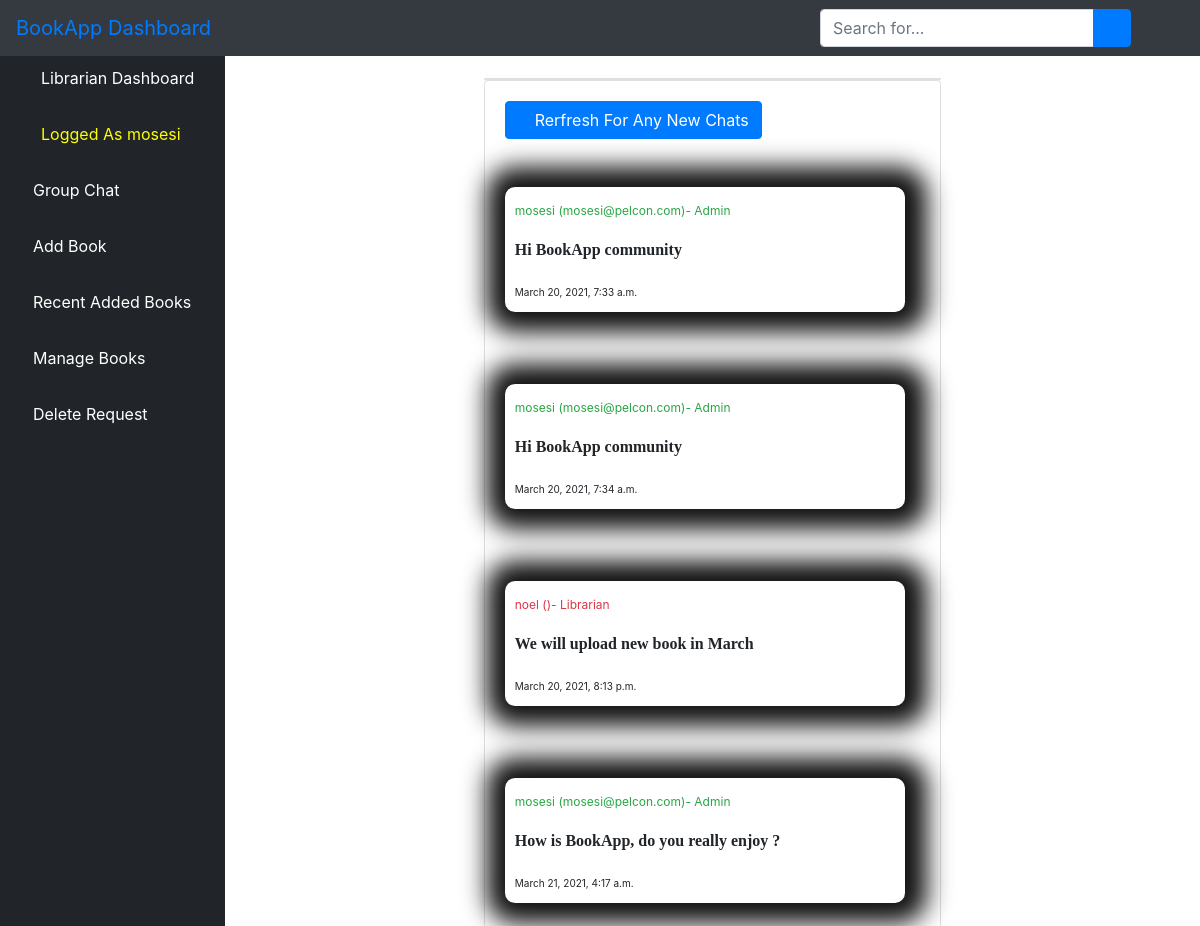
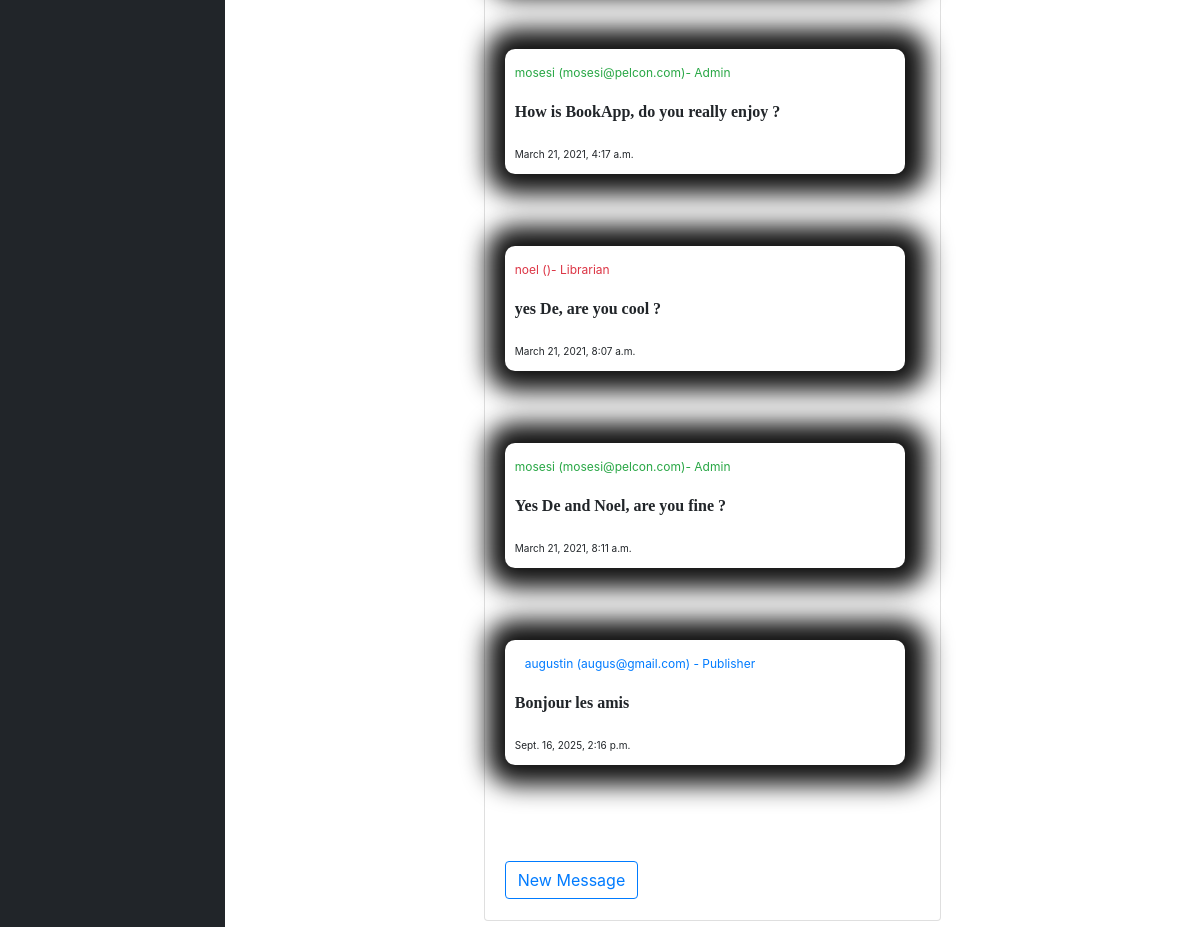
The app's page /llchat/ (signed in) with its own data (2 pictures, top to bottom).
### bookstore/models.py (models this page shows)
class User(AbstractUser):
    is_admin = models.BooleanField(default=False)
    is_publisher = models.BooleanField(default=False)
    is_librarian = models.BooleanField(default=False)
    class Meta:
        swappable = 'AUTH_USER_MODEL'
    def __str__(self):
            return self.username+" ("+self.email+")"

class Chat(models.Model):
    user = models.ForeignKey(User, on_delete=models.CASCADE)
    message = models.TextField()
    posted_at = models.DateTimeField(auto_now_add=True, null=True)
    def __str__(self):
        return str(self.message)

### bookstore/views.py (the view)
# urls.py: path('llchat/', views.LListChat.as_view(), name='llchat'),
class LListChat(LoginRequiredMixin, ListView):
	model = Chat
	template_name = 'librarian/chat_list.html'
	def get_queryset(self):
		return Chat.objects.filter(posted_at__lt=timezone.now()).order_by('posted_at')

### bookstore/templates/librarian/chat_list.html (shortened to what this page needs)
{% extends 'librarian/base.html' %}
{% block content %}
<div class="container-fluid">
<div class="row">
<div class="col-sm-3" style="color: red">
</div>
<div class="col-sm-6" style="padding-top: 28px">
    <div class="card">
</div>
<div class="card mb-2">
<div class="card-body">
<div class="row">
    <div class="col-sm-8">
    <a href="/llchat"><button class="btn btn btn-primary"><i class="fa fa-refresh" aria-hidden="true"></i>
    Rerfresh For Any New Chats</button></a><br><br><br>
    {% for chat in object_list %}
        <div class="chat" style="width: 150%; background: white; box-shadow: 2px 0px 25px 20px #111;">
            {% if chat.user.is_superuser or chat.user.is_admin %}
                <small class="chat-user-special text-success"> {{ chat.user }}- Admin </small>
            {% elif chat.user.is_librarian %}
                <small class="chat-user-special text-danger"> {{ chat.user }}- Librarian </small>
            {% else %}
                        <small class="chat-user text-primary"> {{ chat.user }} - Publisher </small>
            {% endif %}
            <p><b class="chat-content">{{ chat|linebreaks }}</b></p>
            <small class="chat-date">{{ chat.posted_at }}</small>
        </div><br><br><br>
    {% empty %}
    <h1 class="heading">No Chats Yet Be The First To Message!</h1><br>
    {% endfor %}
    <br><a href="{% url 'lcchat' %}"><button class="btn btn-outline-primary">New Message</button></a>
    <div class="col-sm-4"></div>
    </div>
                      </div>
                    </div>
                  </div>
</div>
<div class="col-sm-2" style="color: red">
</div>
</div>
</div>
{% endblock content %}

### bookstore/templates/librarian/base.html (shortened to what this page needs)
{% load static %}
<!DOCTYPE html>
<html lang="en">
<head>
    {% load static %}
    <link href="{% static 'vendor/fontawesome-free/css/all.min.css' %}" rel="stylesheet" type="text/css">
       <link rel="stylesheet" href="{% static 'assets/css/bootstrap.min.css' %}">
      <link rel="stylesheet" href="{% static 'assets/fonts/font-awesome-4.7.0/css/font-awesome.min.css' %}">
    <link href="{% static 'vendor/datatables/dataTables.bootstrap4.css' %}" rel="stylesheet">
    <link rel="stylesheet" type="text/css" href="{% static 'css/master.css' %}">
    <link href="{% static 'css/sb-admin.css' %}" rel="stylesheet">
</head>
<body id="page-top">
<nav class="navbar navbar-expand navbar-dark bg-dark fixed-top">
    <a class="navbar-brand mr-1 text-primary" href="">BookApp Dashboard</a>
    <button class="btn btn-link btn-sm text-white order-1 order-sm-0" id="sidebarToggle" href="#">
        <i class="fas fa-bars"></i>
    </button>
      <form class="d-none d-md-inline-block form-inline ml-auto mr-0 mr-md-3 my-2 my-md-0" action="{% url 'lsearch' %}">
        <div class="input-group">
            <input type="text" class="form-control" name="query" placeholder="Search for..." aria-label="Search" aria-describedby="basic-addon2">
            <div class="input-group-append">
                <button class="btn btn-primary" type="submit">
                    <i class="fas fa-search"></i>
                </button>
            </div>
        </div>
    </form>
    <ul class="navbar-nav ml-auto ml-md-0">
        <li class="nav-item dropdown no-arrow">
            <a class="nav-link dropdown-toggle" href="#" id="userDropdown" role="button" data-toggle="dropdown" aria-haspopup="true" aria-expanded="false">
                <i class="fas fa-user-circle fa-fw text-primary"></i>
            </a>
        </li>
    </ul>
</nav>
<div id="wrapper" style="padding-top: 50px">
<ul class="sidebar navbar-nav">
    <li class="nav-item active">
        <a class="nav-link" href="{% url 'librarian' %}">
            <i class="fas fa-fw fa-tachometer-alt"></i>
            <span>Librarian Dashboard</span>
        </a>
    </li>
    <li class="nav-item active">
        <a class="nav-link" href="">
            <i class="fas fa-user-circle fa-fw text-warning"></i>
            <span style="color: yellow">Logged As {{ user.username }}</span>
        </a>
    </li>
      <li class="nav-item">
        <a class="nav-link" href="{% url 'llchat' %}">
            <i class="fas fa-book text-primary"></i>
            <span style="color: white">Group Chat</span>
        </a>
    </li>
        <li class="nav-item">
        <a class="nav-link" href="{% url 'labook_form' %}">
            <i class="fas fa-book text-primary"></i>
            <span style="color: white">Add Book</span>
        </a>
    </li>
    <li class="nav-item">
        <a class="nav-link" href="{% url 'llbook' %}">
            <i class="fas fa-book text-primary"></i>
            <span style="color: white">Recent Added Books</span>
        </a>
    </li>
      <li class="nav-item">
        <a class="nav-link" href="{% url 'lmbook' %}">
            <i class="fas fa-book text-primary"></i>
            <span style="color: white">Manage Books</span>
        </a>
    </li>
     <li class="nav-item">
        <a class="nav-link" href="{% url 'ldrequest' %}">
            <i class="fas fa-book text-primary"></i>
            <span style="color: white">Delete Request</span>
        </a>
    </li>
</ul>
    {% block content %}{% endblock content %}
</div>

### static/css/master.css (style rules this page uses)
html { scroll-behavior: smooth; }
li { list-style-type: none; }
.chat { background: rgb(220, 20, 60); border-radius: 10px; width: 70%; padding: 10px; }
.chat-content { font-family: 'Ubuntu', cursive; }
.chat-user-special { color: yellow; font-size: 12px; }
.chat-date { font-size: 10px; }
.chat-user { font-size: 12px; margin-left: 10px; }

### bookstore/templates/librarian/base.html (style rules this page uses)
body { display: flex; flex-direction: column; min-height: 100vh; }

### records on screen
User: username "mosesi"
Chat: user "mosesi (mosesi@pelcon.com)", posted_at "March 20, 2021, 7:33 a.m."
Chat: user "mosesi (mosesi@pelcon.com)", posted_at "March 20, 2021, 7:34 a.m."
Chat: user "noel ()", posted_at "March 20, 2021, 8:13 p.m."
Chat: user "mosesi (mosesi@pelcon.com)", posted_at "March 21, 2021, 4:17 a.m."
Chat: user "mosesi (mosesi@pelcon.com)", posted_at "March 21, 2021, 4:17 a.m."
Chat: user "noel ()", posted_at "March 21, 2021, 8:07 a.m."
Chat: user "mosesi (mosesi@pelcon.com)", posted_at "March 21, 2021, 8:11 a.m."
Chat: user "augustin (augus@gmail.com)", posted_at "Sept. 16, 2025, 2:16 p.m."
